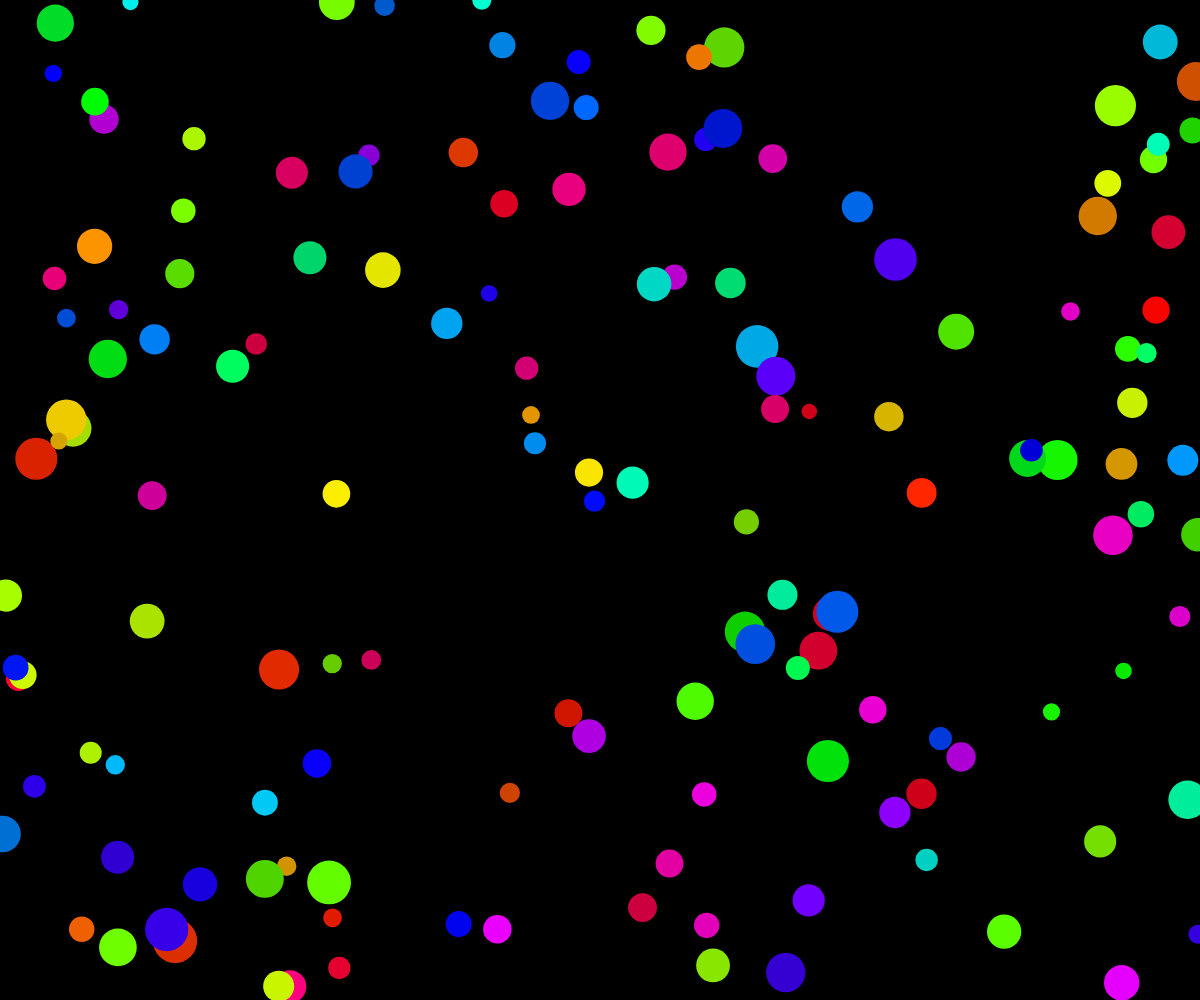
Frame 1 (no input)
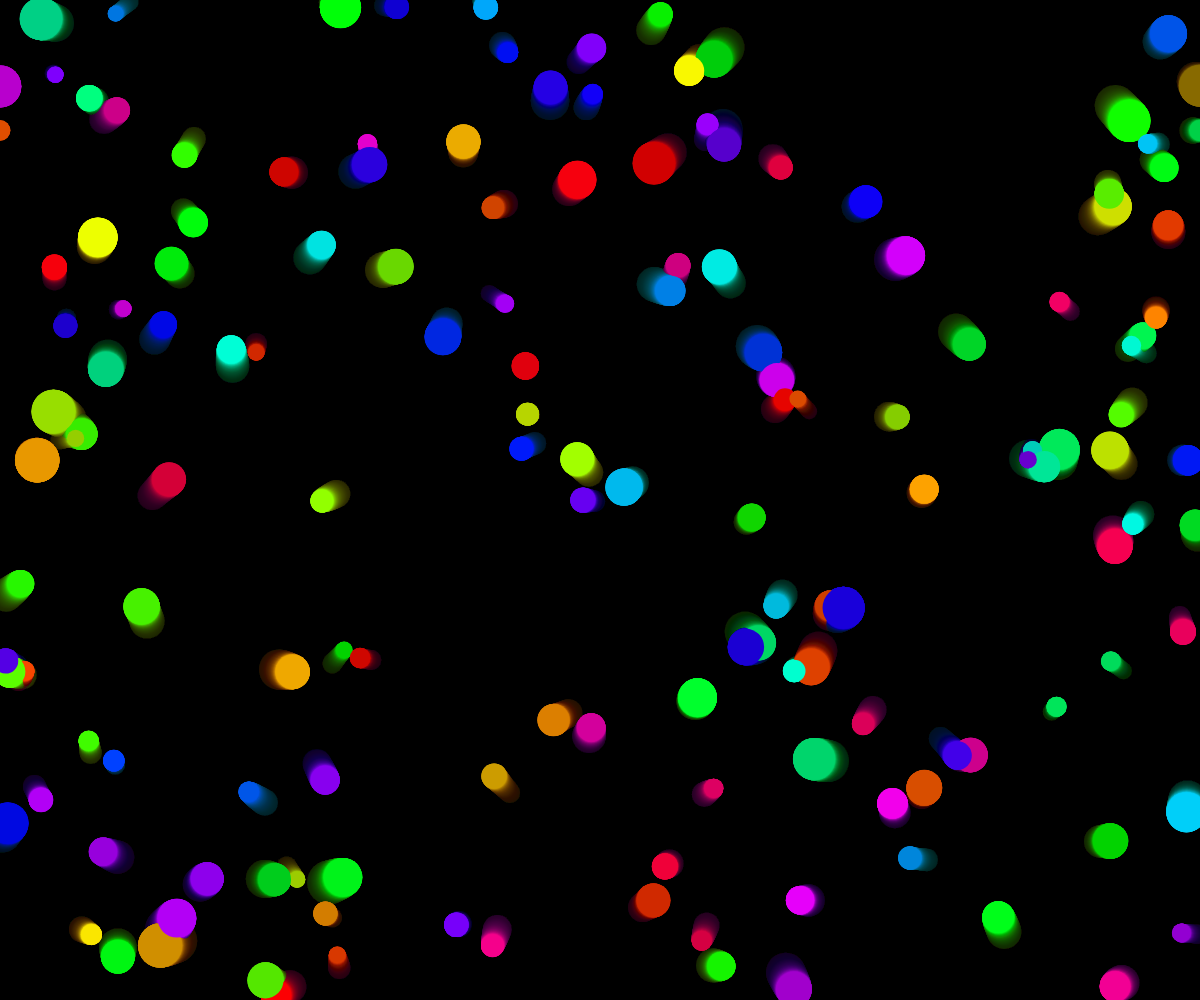
Frame 60 (no input)
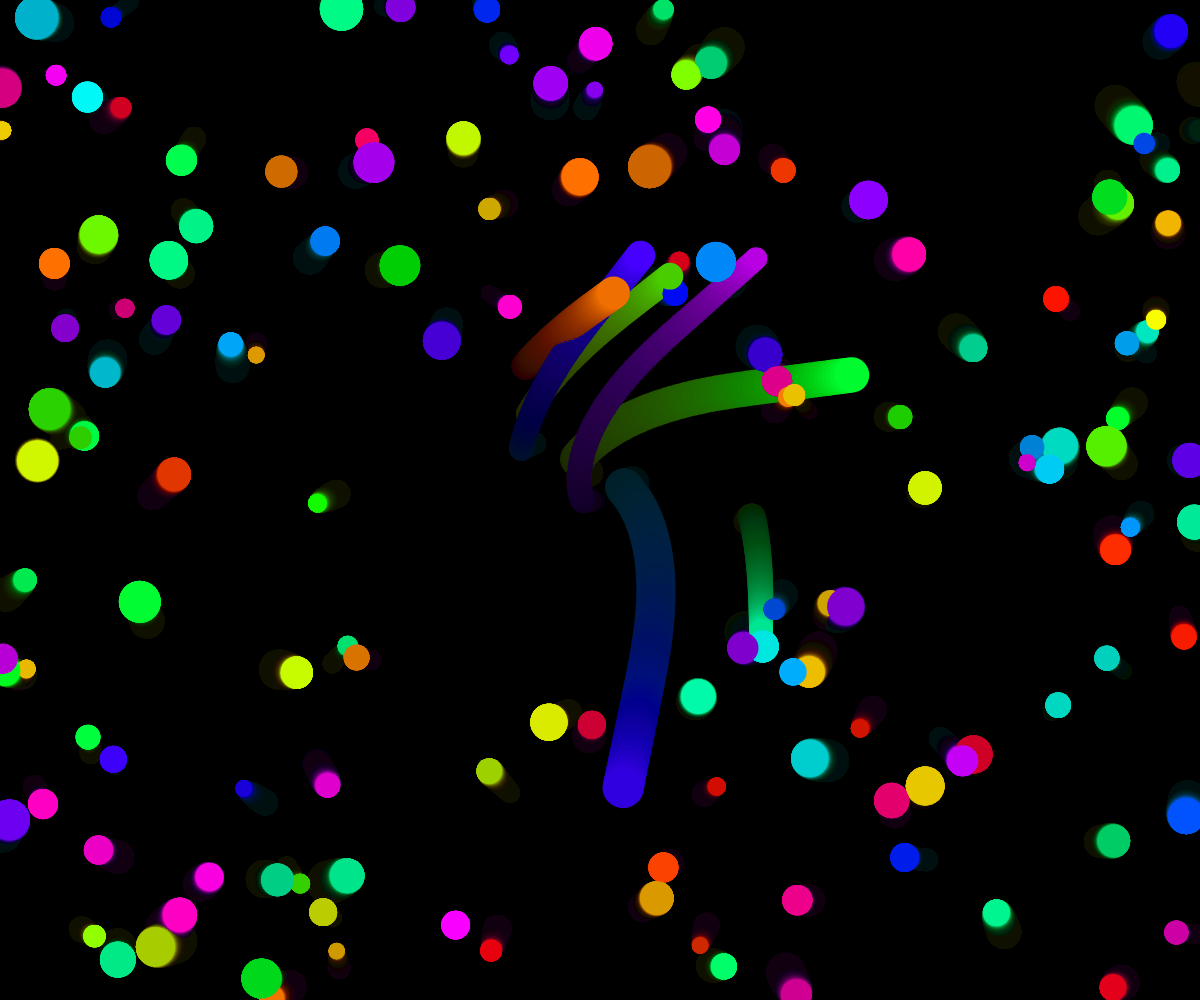
Frame 120 (the mouse pressed at the canvas centre since frame 60)

The p5.js sketch that drew these frames (run headless with seeded random() and noise() and a simulated clock; from frame 60 on, the mouse is pressed at the canvas centre):

// p5.js sketch
// ── sketch.js
let particles = [];
let hueBase = 0;
let mousePos = { x: 0, y: 0 };
let isDragging = false;
let touchPos = { x: 0, y: 0 };

function setup() {
  createCanvas(windowWidth, windowHeight);
  colorMode(HSB, 360, 100, 100, 100);
  background(0);
  noStroke();

  // Prevent default touch behaviors on mobile
  document.addEventListener('touchstart', function(e) {
    if (e.touches.length > 1) {
      e.preventDefault();
    }
  }, { passive: false });
  document.addEventListener('touchmove', function(e) {
    e.preventDefault();
  }, { passive: false });

  // Create particles to fill the screen
  let particleDensity = 0.8;
  let numParticles = Math.max(150, (width * height / 10000) * particleDensity);
  
  for (let i = 0; i < numParticles; i++) {
    particles.push({
      x: random(width),
      y: random(height),
      vx: random(-0.5, 0.5),
      vy: random(-0.5, 0.5),
      size: random(20, 40),
      hueOffset: random(0, 360)
    });
  }
}

function draw() {
  // Fade background for trailing effect (very subtle)
  fill(0, 0, 0, 3);
  rect(0, 0, width, height);

  // Update and draw particles
  for (let p of particles) {
    // Mouse/touch interaction - create swirl effect when dragging
    if (isDragging) {
      // Use touch position if available, otherwise mouse position
      let interactionX = touchPos.x || mousePos.x;
      let interactionY = touchPos.y || mousePos.y;
      
      let dx = p.x - interactionX;
      let dy = p.y - interactionY;
      let dist = sqrt(dx * dx + dy * dy);
      let maxDist = 200; // interaction radius
      
      if (dist < maxDist && dist > 0) {
        // Create swirling force around touch/mouse
        let angle = atan2(dy, dx);
        let force = (1 - dist / maxDist) * 0.5; // stronger closer to touch
        
        // Perpendicular force for swirl effect
        let perpAngle = angle + PI / 2;
        p.vx += cos(perpAngle) * force;
        p.vy += sin(perpAngle) * force;
        
        // Also push away slightly
        p.vx += cos(angle) * force * 0.3;
        p.vy += sin(angle) * force * 0.3;
      }
    }
    
    // Apply velocity with damping
    p.x += p.vx;
    p.y += p.vy;
    p.vx *= 0.98;
    p.vy *= 0.98;
    
    // Wrap around screen edges
    if (p.x < 0) p.x = width;
    if (p.x > width) p.x = 0;
    if (p.y < 0) p.y = height;
    if (p.y > height) p.y = 0;
    
    // Calculate color based on position and time
    let hue = (hueBase + p.hueOffset + p.x * 0.1 + p.y * 0.1) % 360;
    let brightness = 90 + sin(frameCount * 0.01 + p.hueOffset) * 10;
    let size = p.size + sin(frameCount * 0.02 + p.hueOffset * 0.1) * 5;
    
    fill(hue, 100, brightness, 100);
    ellipse(p.x, p.y, size);
  }

  // Rotate color base
  hueBase = (hueBase + 0.5) % 360;
}

function mousePressed() {
  isDragging = true;
  mousePos.x = mouseX;
  mousePos.y = mouseY;
  touchPos.x = mouseX;
  touchPos.y = mouseY;
}

function mouseDragged() {
  isDragging = true;
  mousePos.x = mouseX;
  mousePos.y = mouseY;
  touchPos.x = mouseX;
  touchPos.y = mouseY;
}

function mouseReleased() {
  isDragging = false;
}

function touchStarted() {
  isDragging = true;
  // Use first touch point
  if (touches.length > 0) {
    touchPos.x = touches[0].x;
    touchPos.y = touches[0].y;
    mousePos.x = touches[0].x;
    mousePos.y = touches[0].y;
  }
  return false; // Prevent default
}

function touchMoved() {
  isDragging = true;
  // Use first touch point
  if (touches.length > 0) {
    touchPos.x = touches[0].x;
    touchPos.y = touches[0].y;
    mousePos.x = touches[0].x;
    mousePos.y = touches[0].y;
  }
  return false; // Prevent scrolling
}

function touchEnded() {
  isDragging = false;
  return false;
}

function windowResized() {
  resizeCanvas(windowWidth, windowHeight);
  
  // Adjust particles for new screen size
  let particleDensity = 0.8;
  let numParticles = Math.max(150, (width * height / 10000) * particleDensity);
  
  // Add or remove particles as needed
  while (particles.length < numParticles) {
    particles.push({
      x: random(width),
      y: random(height),
      vx: random(-0.5, 0.5),
      vy: random(-0.5, 0.5),
      size: random(20, 40),
      hueOffset: random(0, 360)
    });
  }
  
  while (particles.length > numParticles) {
    particles.pop();
  }
}
